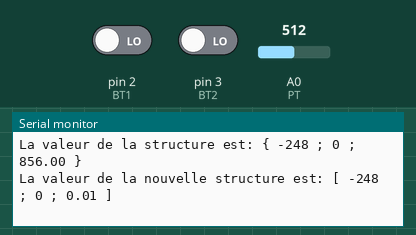
Recording of a sketch running on a simulated Arduino Uno, built with avr-gcc and run on an emulated ATmega328P. Parts: the last lines printed to the serial monitor. Inputs (shaded band) come from the test bench; at power-on: pin 2 (BT1) LOW, pin 3 (BT2) LOW, A0 (PT) = 512.

Above: at 1.2 s.
1.3 s: pin 2 (BT1) driven HIGH
At 1.94 s:
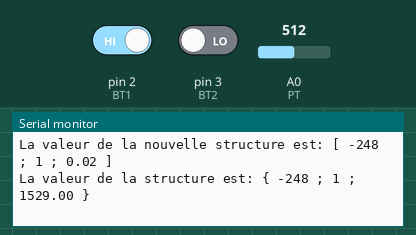
2.8 s: pin 3 (BT2) driven HIGH
At 3.52 s:
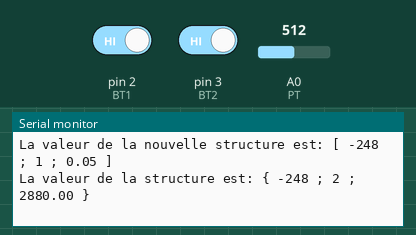
5.8 s: pin 2 (BT1) driven LOW
At 6.44 s:
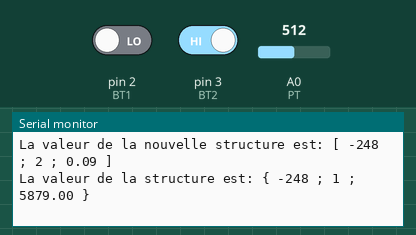
8.8 s: pin 3 (BT2) driven LOW
Timing chart, 0 to 11.8 s (numbered marks = the images above; inputs shaded):
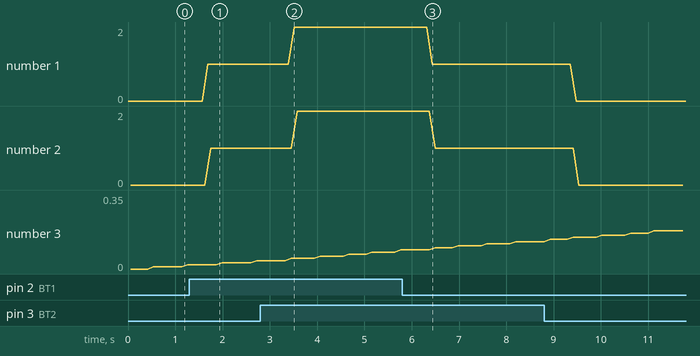

Measured:
- after the input at 1.3 s, the serial monitor: prints a new line after 0.39 s (image 1)
- after the input at 2.8 s, the serial monitor: prints a new line after 0.72 s (image 2)
- after the input at 5.8 s, the serial monitor: prints a new line after 0.64 s (image 3)
- plotted number 1: 1 → 2 after the input at 2.8 s
- plotted number 2: 1 → 2 after the input at 2.8 s
- plotted number 3: 0.04 → 0.09 after the input at 2.8 s

The sketch:

PROJET_RTOS.ino
```cpp
//On commence par ajouter les bibliothéques nécessaires
#include <Arduino_FreeRTOS.h>
#include <semphr.h>

//Partie Déclaration//
//déclaration de La structure
struct valeurCapteurs {
    int analogique;
    int numerique;
    double tempsEnMillisecondes;
};
//Déclaration

//Sémaphore
SemaphoreHandle_t xSerialSemaphore = NULL; // Déclarez unmutex Semaphore Handle que nous utiliserons pour gérer le port série, Il sera utilisé pour s'assurer qu'une seule tâche accède à cette ressource à tout moment
//Les Queues
QueueHandle_t qPT; //analog reading of the potentiometer
QueueHandle_t qBT; //digital sum of 2 push buttons
QueueHandle_t qStruct; //structure "valeurCapteurs"
QueueHandle_t qStruct_new; //structure "valeurCapteurs" used by task 4 in order to send data

//Les Ports
int PT = A0; //Potentiométre sur l'entrée A0
int BT1 = 2; //Bouton poussoir1
int BT2 = 3; //Boutton poussoir2


const TickType_t xDelay = 100 / portTICK_PERIOD_MS; //Retarder une tâche de 100ms


void setup() {
// put your setup code here, to run once:
  Serial.begin(9600); // Définit le débit de données à 9600 bps
  while (!Serial) {
    ; // Attendre la connexion du port série for serial port to connect.
  }

  if ( xSerialSemaphore == NULL ) //condition1: Vérifiez  que la sémaphore en série n'a pas déjà été créé.
  {
    xSerialSemaphore = xSemaphoreCreateMutex();  // Crée un sémaphore mutex que nous utiliserons pour gérer le port série
    if ( ( xSerialSemaphore ) != NULL )//condition2: Vérifiez  que la sémaphore en série a déjà été créé.
      xSemaphoreGive( ( xSerialSemaphore ) );  // Rendre le port série disponible pour utilisation, en "donnant" le sémaphore.
  }

// Initialisation des ports

  pinMode(PT, INPUT);//définir le Potentimétre comme entrée
  pinMode(BT1, INPUT); //définir le BT1 comme entrée
  pinMode(BT2, INPUT);//définir le BT2 comme entrée

//Creation des taches

  xTaskCreate(Task1,"lecture_ANALOG",128,NULL,1,NULL);
  xTaskCreate(Task2,"lecture_BTN",128,NULL,1,NULL);
  xTaskCreate(Task3,"Structure",128,NULL,1,NULL);
  xTaskCreate(Task4,"Affiche la structure sur le port série",1000,NULL,1,NULL);
  xTaskCreate(Task5,"SetDataTime",1000,NULL,1,NULL);

//Creation et Initialisation des Queues

  qPT = xQueueCreate(5,sizeof(uint32_t));//Crée une queue capable de contenir 5 valeurs de type uint32_t
  qBT = xQueueCreate(5,sizeof(uint32_t));
  qStruct = xQueueCreate(5,sizeof(valeurCapteurs));
  qStruct_new = xQueueCreate(5,sizeof(valeurCapteurs));

}
void loop() {
  // no code is loop, all is done in tasks

}
//Premiére Tache
void Task1(void *pvParameters)
{
  int Pot_Data = 0;
  while(1)
  {
    Pot_Data= analogRead(PT);//Récupèrer une valeur analogique sur l’entrée A0
    xQueueSend(qPT, &Pot_Data, 0);//Attribuer la valeur à la Queue qPT
    vTaskDelay( xDelay );//arreter la tache pendant 500ms
  }
}
//Deuxiéme Tache
void Task2(void *pvParameters)
{
  int Bt_Data;
  while(1){
    Bt_Data = digitalRead(BT1)+digitalRead(BT2);//faire l'addition des deux valeurs des deux entrées numérique 3 et 4
    xQueueSend(qBT,&Bt_Data,0);//Attribuer la valeur à la Queue qBT
    vTaskDelay( xDelay  );// Delay the Task for 500ms before resume another cycle.
  }

}
//Troisiéme Tache
void Task3(void *pvParameters)
{
  int PTRead;
  int BTRead;
  valeurCapteurs s;
  while(1)
  {

    xQueueReceive(qPT,&PTRead,0);//reçoit les  valeurs de la tâche 1
    xQueueReceive(qBT,&BTRead,0);//reçoit les  valeurs de la tâche2

    s.analogique = PTRead;//affecter la valeur de la tâche 1 à la structure
    s.numerique = BTRead;//affecter la valeur de la tâche2 à la structure
    s.tempsEnMillisecondes = millis();
    xQueueSend(qStruct,&s,0);//Attribuer la valeur sensor à la Queue qStruct
    vTaskDelay( xDelay  );

  }
}

//Quatriéme Tache
void Task4(void *pvParameters)
{
  valeurCapteurs S;
  while(1)
  {
    xQueueReceive(qStruct,&S,0);//reçois la valeur dans la queue qStruct

    if ( xSemaphoreTake( xSerialSemaphore, ( TickType_t ) 5 ) == pdTRUE ) //On peut accéder à la ressource partagée
    {
      //Afficher le contenu de la structure
      Serial.print("La valeur de la structure est: { ");
      Serial.print(S.analogique);
      Serial.print(" ; ");
      Serial.print(S.numerique);
      Serial.print(" ; ");
      Serial.print(S.tempsEnMillisecondes);
      Serial.println(" }");
      Serial.print("\n");
      xSemaphoreGive( xSerialSemaphore ); // Libérer le port série
    }
    xQueueSend(qStruct_new,&S,0); //Attribuer la valeur sensor à la Queue qStruct_new
    vTaskDelay( xDelay  );
  }
}

//cinquiéme Tache

void Task5(void *pvParameters)
{
  valeurCapteurs S;
  valeurCapteurs S2;
  while(1)
  {
    xQueueReceive(qStruct_new,&S,0); //reçoit les  valeurs de la tâche 4
    S2.analogique = S.analogique;//garder la meme valeur analogique
    S2.numerique = S.numerique;//garder la meme valeur numérique
    S2.tempsEnMillisecondes = S.tempsEnMillisecondes/60000; //conversion de la valeur du temps dans la structure en minutes


    if ( xSemaphoreTake( xSerialSemaphore, ( TickType_t ) 5 ) == pdTRUE ) // Vérifier si on peut accéder au port série
    {
      // We were able to obtain or "Take" the semaphore and can now access the shared resource.
      //Afficher le contenu de la nouvelle structure
      Serial.print("La valeur de la nouvelle structure est: [ ");
      Serial.print(S2.analogique);
      Serial.print(" ; ");
      Serial.print(S2.numerique);
      Serial.print(" ; ");
      Serial.print(S2.tempsEnMillisecondes);
      Serial.println(" ]");

      xSemaphoreGive( xSerialSemaphore );//Libérer la sémaphore
    }

    vTaskDelay( xDelay  );
  }
}
```
